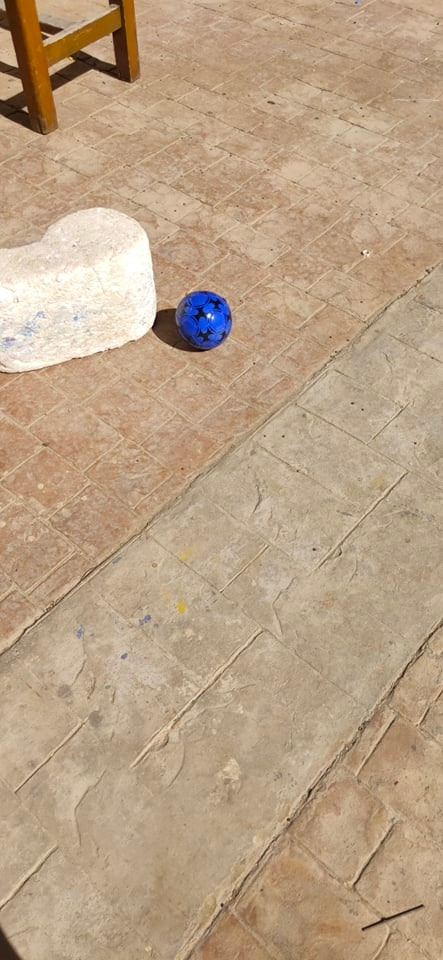
#> input picture Task 8/8.1/Task8.1_Balls_dataset/b_000.jpg, 443 x 960 px; its folder holds only this picture in this run
$ python test3.py
#> lines starting #> are read from the running program, lines starting #| are printed output that depends on the picture; after the words box and inside, x2 and y2 are one past the last pixel; in counts of white or black regions, pixels touching at a corner belong together
import cv2
import numpy as np
import os

# Load the images
dataset_folder = './Task8.1_Balls_dataset'
output_folder = './The_output_circles'

# Check if the folder is found(if not found, create a new one)
os.makedirs(output_folder, exist_ok=True)

lower_red1 = np.array([0, 100, 150], dtype=np.uint8)
upper_red1 = np.array([10, 255, 255], dtype=np.uint8)
lower_red2 = np.array([160, 100, 100], dtype=np.uint8)
upper_red2 = np.array([180, 255, 255], dtype=np.uint8)

lower_blue1 = np.array([110, 50, 50], dtype=np.uint8)
upper_blue1 = np.array([130, 255, 255], dtype=np.uint8)

lower_blue2 = np.array([104, 216, 147], dtype=np.uint8)
upper_blue2 = np.array([110, 255, 255], dtype=np.uint8)

images = os.listdir(dataset_folder)

for image_name in images:
    # Read the image
    image_path = os.path.join(dataset_folder, image_name)
    img = cv2.imread(image_path)
#> img is the input picture: shape (960, 443, 3); mean B, G, R 133.8, 161.4, 186.3


    # Apply a Gaussian blur to the image to reduce noise
    img_blurred = cv2.GaussianBlur(img, (15, 15), 0)
    hsv_img = cv2.cvtColor(img_blurred, cv2.COLOR_BGR2HSV)
#> hsv_img: shape (960, 443, 3); mean H, S, V 16.8, 75.4, 187

    # Create masks for red and blue colors
    mask1 = cv2.inRange(hsv_img, lower_red1, upper_red1)
#> mask1: shape (960, 443); every value is 0
    mask2 = cv2.inRange(hsv_img, lower_red2, upper_red2)
    red_mask = cv2.bitwise_or(mask1, mask2)

    mask3 = cv2.inRange(hsv_img, lower_blue1, upper_blue1)
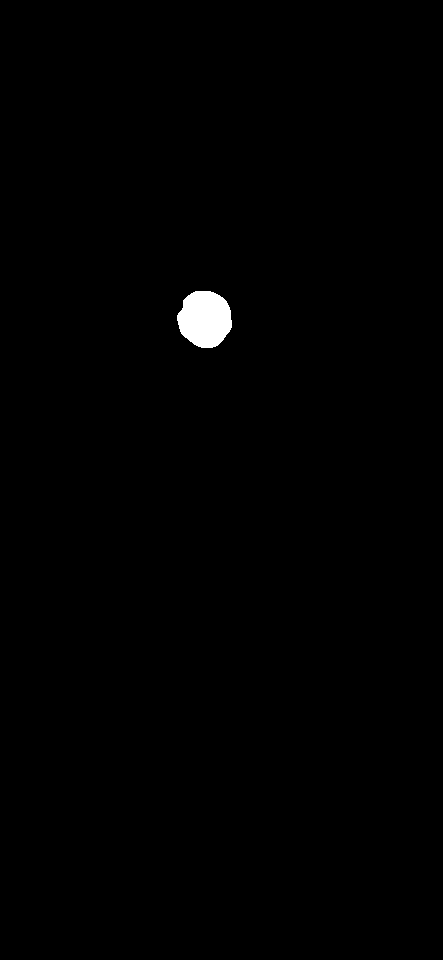
#> mask3: shape (960, 443); 0.57% white; 1 white region, box (x1, y1, x2, y2) and area: (177, 291, 232, 348) 2428
    mask4 = cv2.inRange(hsv_img, lower_blue2, upper_blue2)
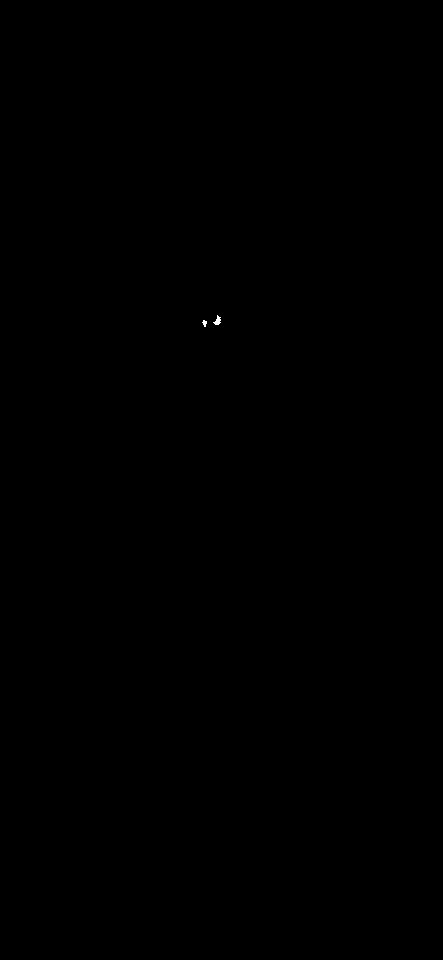
#> mask4: shape (960, 443); 0.02% white; 2 white regions
    blue_mask = cv2.bitwise_or(mask3, mask4)

    # Find contours in the masks
    red_contours, _ = cv2.findContours(red_mask, cv2.RETR_EXTERNAL, cv2.CHAIN_APPROX_SIMPLE)
#> red_contours = []
    blue_contours, _ = cv2.findContours(blue_mask, cv2.RETR_EXTERNAL, cv2.CHAIN_APPROX_SIMPLE)
#> blue_contours = 1 contour; box (x1, y1, x2, y2) and area: (177, 291, 232, 348) 2349

    # Filter and draw circles
    for contour in red_contours:
        if cv2.contourArea(contour) > 200:
            (x, y), radius = cv2.minEnclosingCircle(contour)
            center = (int(x), int(y))
            radius = int(radius)

            # Calculate circularity
            circularity = cv2.contourArea(contour) / (np.pi * radius * radius)

            # Set a circularity threshold to filter out non-circular objects
            circularity_threshold = 0.55

            if circularity >= circularity_threshold:
                cv2.circle(img, center, radius, (0, 0, 255), 2)
                cv2.putText(img, 'Red Ball', (int(x - radius), int(y - radius - 10)), cv2.FONT_HERSHEY_SIMPLEX, 0.5, (0, 0, 255), 2)
#> this loop made 0 passes

    for contour in blue_contours:
        if cv2.contourArea(contour) > 200:
            (x, y), radius = cv2.minEnclosingCircle(contour)
            center = (int(x), int(y))
            radius = int(radius)

            # Calculate circularity
            circularity = cv2.contourArea(contour) / (np.pi * radius * radius)

            # Set a circularity threshold to filter out non-circular objects
            circularity_threshold = 0.47

            if circularity >= circularity_threshold:
                cv2.circle(img, center, radius, (255, 0, 0), 2)
                cv2.putText(img, 'Blue Ball', (int(x - radius), int(y - radius - 10)), cv2.FONT_HERSHEY_SIMPLEX, 0.5, (255, 0, 0), 2)
#> this loop made 1 pass
#> (x, y, radius, center, circularity, circularity_threshold) on pass 1: (204.3, 318.8, 29, (204, 318), 0.889, 0.47)
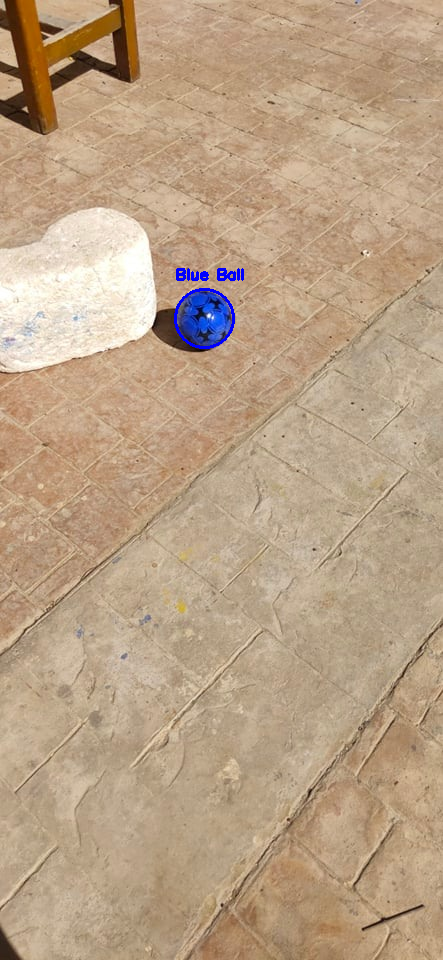
#> img: shape (960, 443, 3); 0.25% of pixels changed, all inside (x1, y1, x2, y2) = (174, 268, 244, 349)

    # Save the image with circle detections
    output_path = os.path.join(output_folder, image_name)
    cv2.imwrite(output_path, img)

$ run again, on Task 8/8.1/Task8.1_Balls_dataset/b_001.jpg
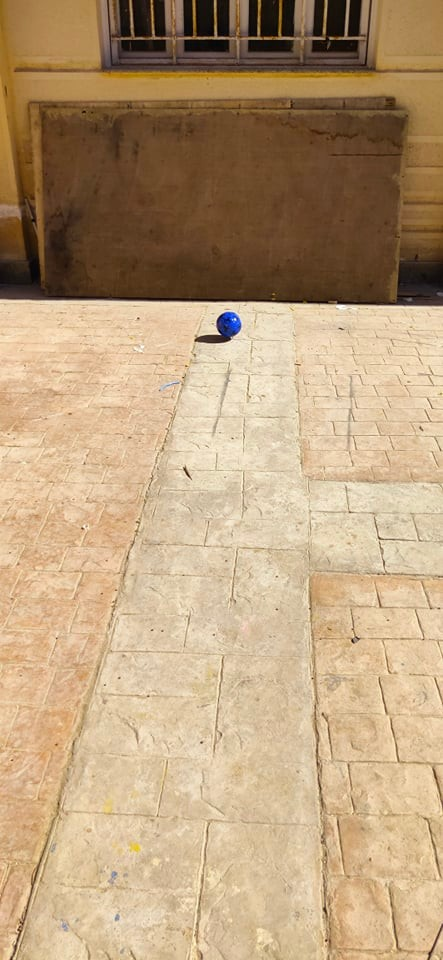
#> input picture Task 8/8.1/Task8.1_Balls_dataset/b_001.jpg, 443 x 960 px
#> img is the input picture: shape (960, 443, 3); mean B, G, R 123.6, 158.3, 185.9
#> `img_blurred = cv2.GaussianBlur(img, (15, 15), 0)`:
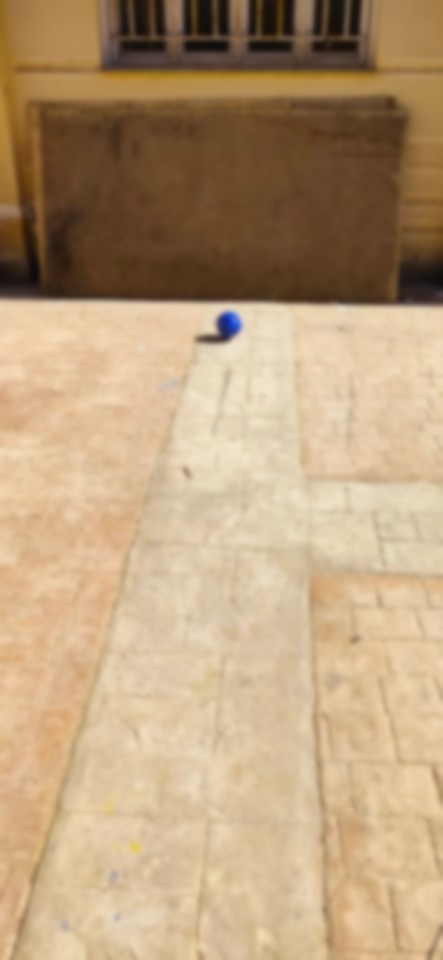
#> img_blurred: shape (960, 443, 3); mean B, G, R 123.6, 158.3, 185.9
#> hsv_img: shape (960, 443, 3); mean H, S, V 16.9, 95.6, 186
#> mask1: shape (960, 443); every value is 0
#> mask3: shape (960, 443); 0.11% white; 1 white region
#> red_contours = []
#> blue_contours = 1 contour; box (x1, y1, x2, y2) and area: (218, 311, 242, 338) 448
#> the loop `for contour in blue_contours:` made 1 pass
#> (x, y, radius, center, circularity, circularity_threshold) on pass 1: (228.3, 324.1, 13, (228, 324), 0.844, 0.47)
#> after the loop `for contour in blue_contours:`:
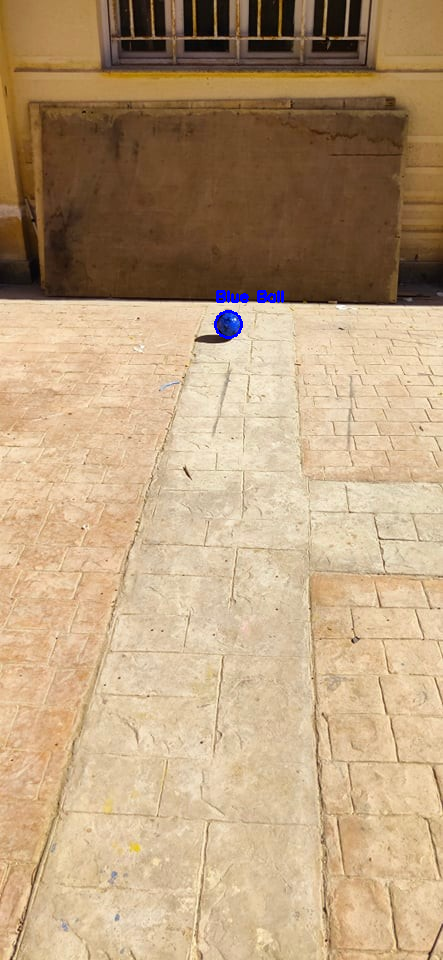
#> img: shape (960, 443, 3); 0.18% of pixels changed, all inside (x1, y1, x2, y2) = (214, 290, 284, 339)
